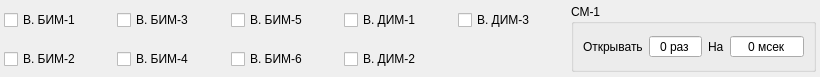
<?xml version="1.0" encoding="UTF-8"?>
<ui version="4.0">
 <class>Extensions</class>
 <widget class="QWidget" name="Extensions">
  <property name="geometry">
   <rect>
    <x>0</x>
    <y>0</y>
    <width>820</width>
    <height>77</height>
   </rect>
  </property>
  <property name="windowTitle">
   <string>Дополнение</string>
  </property>
  <layout class="QGridLayout" name="gridLayout">
   <property name="leftMargin">
    <number>4</number>
   </property>
   <property name="topMargin">
    <number>0</number>
   </property>
   <property name="rightMargin">
    <number>4</number>
   </property>
   <property name="bottomMargin">
    <number>0</number>
   </property>
   <item row="0" column="2">
    <widget class="QCheckBox" name="vibrator_5">
     <property name="toolTip">
      <string>Автоматическая работа Вибратора Бункера Инертных Материалов</string>
     </property>
     <property name="text">
      <string>В. БИМ-5</string>
     </property>
    </widget>
   </item>
   <item row="0" column="1">
    <widget class="QCheckBox" name="vibrator_3">
     <property name="toolTip">
      <string>Автоматическая работа Вибратора Бункера Инертных Материалов</string>
     </property>
     <property name="text">
      <string>В. БИМ-3</string>
     </property>
    </widget>
   </item>
   <item row="1" column="2">
    <widget class="QCheckBox" name="vibrator_6">
     <property name="toolTip">
      <string>Автоматическая работа Вибратора Бункера Инертных Материалов</string>
     </property>
     <property name="text">
      <string>В. БИМ-6</string>
     </property>
    </widget>
   </item>
   <item row="0" column="0">
    <widget class="QCheckBox" name="vibrator_1">
     <property name="toolTip">
      <string>Автоматическая работа Вибратора Бункера Инертных Материалов</string>
     </property>
     <property name="text">
      <string>В. БИМ-1</string>
     </property>
    </widget>
   </item>
   <item row="1" column="1">
    <widget class="QCheckBox" name="vibrator_4">
     <property name="toolTip">
      <string>Автоматическая работа Вибратора Бункера Инертных Материалов</string>
     </property>
     <property name="text">
      <string>В. БИМ-4</string>
     </property>
    </widget>
   </item>
   <item row="1" column="3">
    <widget class="QCheckBox" name="df_vibrator_2">
     <property name="toolTip">
      <string>Автоматическая работа Вибратора Дозатора Инертных Материалов</string>
     </property>
     <property name="text">
      <string>В. ДИМ-2</string>
     </property>
    </widget>
   </item>
   <item row="1" column="0">
    <widget class="QCheckBox" name="vibrator_2">
     <property name="toolTip">
      <string>Автоматическая работа Вибратора Бункера Инертных Материалов</string>
     </property>
     <property name="text">
      <string>В. БИМ-2</string>
     </property>
    </widget>
   </item>
   <item row="0" column="3">
    <widget class="QCheckBox" name="df_vibrator_1">
     <property name="toolTip">
      <string>Автоматическая работа Вибратора Дозатора Инертных Материалов</string>
     </property>
     <property name="text">
      <string>В. ДИМ-1</string>
     </property>
    </widget>
   </item>
   <item row="0" column="5" rowspan="2">
    <widget class="QGroupBox" name="groupBox">
     <property name="title">
      <string>СМ-1</string>
     </property>
     <layout class="QHBoxLayout" name="horizontalLayout">
      <item>
       <widget class="QLabel" name="hint_1">
        <property name="text">
         <string>Открывать</string>
        </property>
       </widget>
      </item>
      <item>
       <widget class="QSpinBox" name="count_1">
        <property name="alignment">
         <set>Qt::AlignCenter</set>
        </property>
        <property name="buttonSymbols">
         <enum>QAbstractSpinBox::NoButtons</enum>
        </property>
        <property name="suffix">
         <string> раз</string>
        </property>
        <property name="maximum">
         <number>100</number>
        </property>
       </widget>
      </item>
      <item>
       <widget class="QLabel" name="hint_2">
        <property name="text">
         <string>На</string>
        </property>
       </widget>
      </item>
      <item>
       <widget class="QSpinBox" name="dr_1">
        <property name="alignment">
         <set>Qt::AlignCenter</set>
        </property>
        <property name="buttonSymbols">
         <enum>QAbstractSpinBox::NoButtons</enum>
        </property>
        <property name="suffix">
         <string> мсек</string>
        </property>
        <property name="maximum">
         <number>10000</number>
        </property>
        <property name="singleStep">
         <number>100</number>
        </property>
       </widget>
      </item>
     </layout>
    </widget>
   </item>
   <item row="0" column="4">
    <widget class="QCheckBox" name="df_vibrator_3">
     <property name="toolTip">
      <string>Автоматическая работа Вибратора Дозатора Инертных Материалов</string>
     </property>
     <property name="text">
      <string>В. ДИМ-3</string>
     </property>
    </widget>
   </item>
  </layout>
 </widget>
 <resources/>
 <connections/>
</ui>
